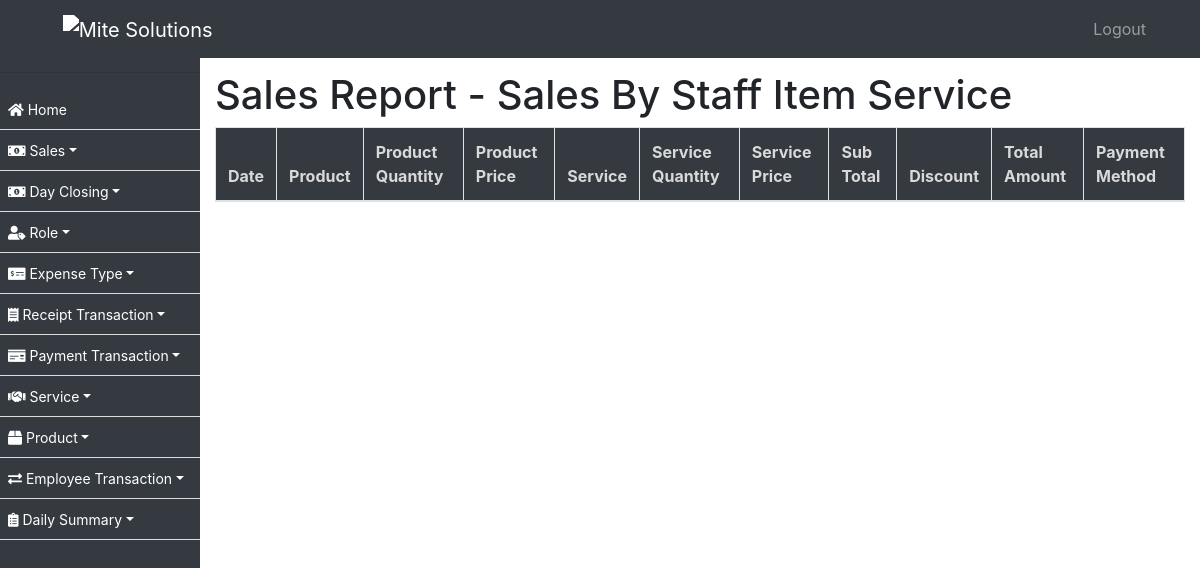
Before: /sale/sales-report/ with the older database file.
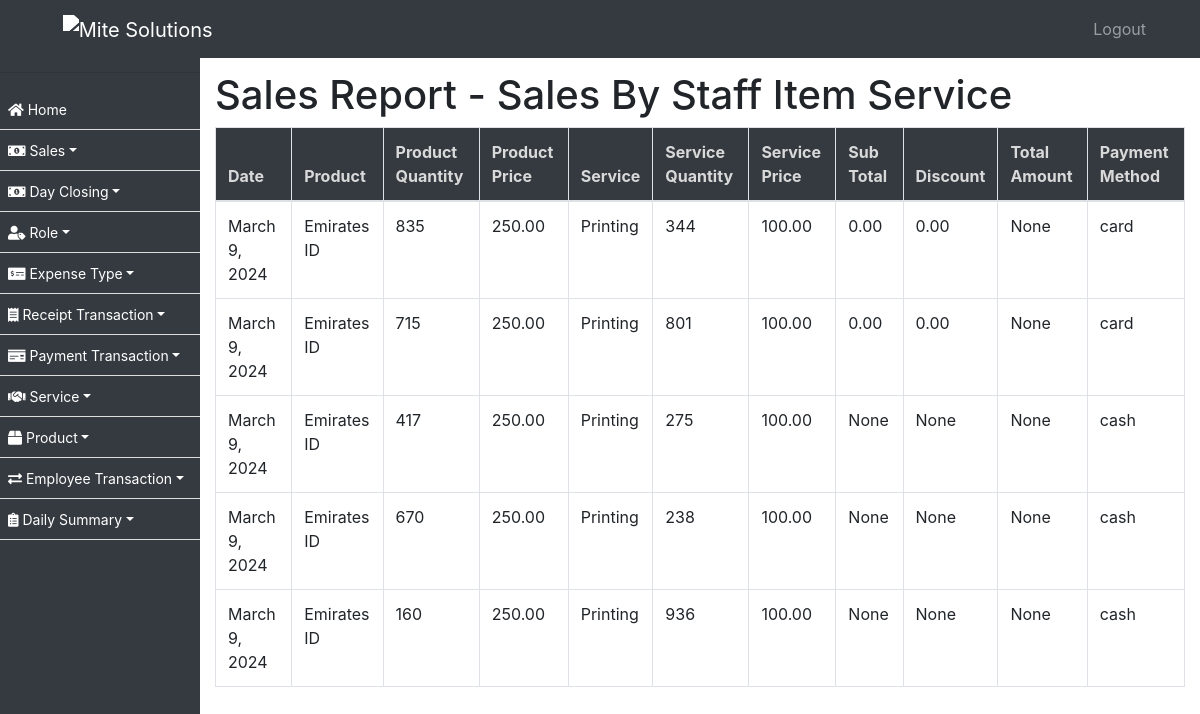
After: the same page with the newer database file.
### ezshopapp/models.py (models this page shows, shortened)
class SalesByStaffItemService(models.Model):
    date = models.DateField(_("Date"))
    product = models.ForeignKey(Product, on_delete=models.CASCADE, verbose_name=_("Product"),  null=True)
    pquantity = models.PositiveIntegerField(_("Product Quantity"),  null=True)
    pprice = models.DecimalField(max_digits=10, decimal_places=2, verbose_name=_("Product Price"),  null=True)
    service = models.ForeignKey(Service, on_delete=models.CASCADE, verbose_name=_("Service"),  null=True)
    squantity = models.PositiveIntegerField(_("Service Quantity"),  null=True)
    sprice = models.DecimalField(max_digits=10, decimal_places=2, verbose_name=_("Service Price"),  null=True)
    sub_total = models.DecimalField(max_digits=10, decimal_places=2, verbose_name=_("Sub Total"))
    discount = models.DecimalField(max_digits=10, decimal_places=2, verbose_name=_("Discount"), null=True)
    total_amount = models.DecimalField(max_digits=10, decimal_places=2, verbose_name=_("Total Amount"), null=True)
    payment_method = models.CharField(max_length=20, choices=PAYMENT_METHOD_CHOICES, verbose_name=_("Payment Method"))
    created_on = models.DateTimeField(auto_now_add=True, null=True)

class Product(models.Model):
    name = models.CharField(max_length=255)
    vat = models.BooleanField(default=False)
    amount = models.DecimalField(max_digits=10, decimal_places=2)
    max_discount_allowed = models.DecimalField(max_digits=10, decimal_places=2)
    status = models.BooleanField(default=True)
    created_on = models.DateTimeField(auto_now_add=True, null=True)
    def __str__(self):
        return self.name

class Service(models.Model):
    name = models.CharField(max_length=255)
    duration = models.DurationField()
    vat = models.BooleanField(default=False)
    amount = models.DecimalField(max_digits=10, decimal_places=2)
    max_discount_allowed = models.DecimalField(max_digits=10, decimal_places=2)
    status = models.BooleanField(default=True)
    created_on = models.DateTimeField(auto_now_add=True, null=True)
    def __str__(self):
        return self.name

### ezshopapp/views.py (the view)
# urls.py: path('sale/sales-report/', sales_report, name='sales_report'),
def sales_report(request):
    sales_by_staff_item_service = SalesByStaffItemService.objects.all()
    sales_services = SaleByAdminService.objects.all()
    sales_items = SalesByAdminItem.objects.all()
    print("Sales Services:", sales_services)
    print("Sales Items:", sales_items)
    context = {
        'sales_by_staff_item_services': sales_by_staff_item_service,
        'sales_services': sales_services,
        'sales_items': sales_items,
    }
    return render(request, 'sales_report.html', context)

### ezshopapp/templates/sales_report.html (shortened to what this page needs)
{% extends 'base.html' %}
{% block content %}
    <h1>Sales Report - Sales By Staff Item Service</h1>
    <div class="table-responsive">
        <table class="table table-bordered">
            <thead>
                <tr>
                    <th>Date</th>
                    <th>Product</th>
                    <th>Product Quantity</th>
                    <th>Product Price</th>
                    <th>Service</th>
                    <th>Service Quantity</th>
                    <th>Service Price</th>
                    <th>Sub Total</th>
                    <th>Discount</th>
                    <th>Total Amount</th>
                    <th>Payment Method</th>
                </tr>
            </thead>
            <tbody>
                {% for sale in sales_by_staff_item_services %}
                <tr>
                    <td>{{ sale.date }}</td>
                    <td>{{ sale.product }}</td>
                    <td>{{ sale.pquantity }}</td>
                    <td>{{ sale.pprice }}</td>
                    <td>{{ sale.service }}</td>
                    <td>{{ sale.squantity }}</td>
                    <td>{{ sale.sprice }}</td>
                    <td>{{ sale.sub_total }}</td>
                    <td>{{ sale.discount }}</td>
                    <td>{{ sale.total_amount }}</td>
                    <td>{{ sale.payment_method }}</td>
                </tr>
                {% endfor %}
            </tbody>
        </table>
    </div>
{% endblock %}

### ezshopapp/templates/base.html (shortened to what this page needs)
{% load static %}
<!DOCTYPE html>
<html lang="en">
<head>
    <link rel="stylesheet" href="https://stackpath.bootstrapcdn.com/bootstrap/4.3.1/css/bootstrap.min.css">
    <link rel="stylesheet" type="text/css" href="https://cdn.datatables.net/1.11.5/css/jquery.dataTables.css">
    <link rel="stylesheet" href="https://use.fontawesome.com/releases/v5.8.2/css/all.css">
    <link rel="stylesheet" href="https://cdn.datatables.net/1.10.24/css/dataTables.bootstrap4.min.css"/>
</head>
<body>
<nav class="navbar navbar-expand-lg navbar-dark bg-dark fixed-top">
    <a class="navbar-brand text-left" href="/home/">
         <img src="https://mitesolutions.com/images/logo.png" class="logo" alt="Mite Solutions" width="5%">
    </a>
    <div class="collapse navbar-collapse" id="navbarNav">
        {% include 'sidebar_mobile.html' %}
    </div>
</nav>
<div id="sidebar">
    <hr/>
    {% include 'sidebar.html' %}
</div>
<div id="content">
    {% block content %}{% endblock %}
</div>
</body>
</html>

### ezshopapp/templates/sidebar_mobile.html (shortened to what this page needs)
<ul class="navbar-nav ml-auto pl-3">
    <li class="nav-item">
        <a class="nav-link" href="{% url 'logout' %}">Logout</a>
    </li>
</ul>

### ezshopapp/templates/sidebar.html (shortened to what this page needs)
 <ul id="font-c" style="max-height: 600px; overflow-y: scroll;">
        <li><a href="/home/"><i class="fas fa-home"></i> Home</a></li>
        <li class="dropdown">
            <a href="#" class="dropdown-toggle" id="saleDropdown" role="button" data-toggle="dropdown" aria-haspopup="true" aria-expanded="false"><i class="fas fa-money-bill-alt"></i> Sales</a>
        </li>
        <li class="dropdown">
            <a href="#" class="dropdown-toggle" id="saleDropdown" role="button" data-toggle="dropdown" aria-haspopup="true" aria-expanded="false"><i class="fas fa-money-bill-alt"></i> Day Closing</a>
        </li>
        <li class="dropdown">
            <a href="#" class="dropdown-toggle" id="roleDropdown" role="button" data-toggle="dropdown" aria-haspopup="true" aria-expanded="false"><i class="fas fa-user-tag"></i> Role</a>
        </li>
        <li class="dropdown">
            <a href="#" class="dropdown-toggle" id="expenseTypeDropdown" role="button" data-toggle="dropdown" aria-haspopup="true" aria-expanded="false"><i class="fas fa-money-check-alt"></i> Expense Type</a>
        </li>
        <li class="dropdown">
            <a href="#" class="dropdown-toggle" id="receiptTransactionDropdown" role="button" data-toggle="dropdown" aria-haspopup="true" aria-expanded="false"><i class="fas fa-receipt"></i> Receipt Transaction</a>
        </li>
        <li class="dropdown">
            <a href="#" class="dropdown-toggle" id="paymentTransactionDropdown" role="button" data-toggle="dropdown" aria-haspopup="true" aria-expanded="false"><i class="fas fa-money-check"></i> Payment Transaction</a>
        </li>
        <li class="dropdown">
            <a href="#" class="dropdown-toggle" id="serviceDropdown" role="button" data-toggle="dropdown" aria-haspopup="true" aria-expanded="false"><i class="fas fa-handshake"></i> Service</a>
        </li>
        <li class="dropdown">
            <a href="#" class="dropdown-toggle" id="productDropdown" role="button" data-toggle="dropdown" aria-haspopup="true" aria-expanded="false"><i class="fas fa-box"></i> Product</a>
        </li>
        <li class="dropdown">
            <a href="#" class="dropdown-toggle" id="employeeTransactionDropdown" role="button" data-toggle="dropdown" aria-haspopup="true" aria-expanded="false"><i class="fas fa-exchange-alt"></i> Employee Transaction</a>
        </li>
        <li class="dropdown">
            <a href="#" class="dropdown-toggle" id="dailySummaryDropdown" role="button" data-toggle="dropdown" aria-haspopup="true" aria-expanded="false"><i class="fas fa-clipboard-list"></i> Daily Summary</a>
        </li>
    </ul>

### ezshopapp/templates/base.html (style rules this page uses)
#font-c>li>a { font-size:14px !important; }
body { padding-top: 56px; }
thead { background-color: #343a40; color: #d9d9d9; }
#sidebar { height: 100%; width: 200px; position: fixed; top: 0; left: 0; background-color: #343a40; padding-top: 56px; }
table { border:0px !important; }
#content { margin-left: 200px; padding: 15px; }
#sidebar ul { list-style: none; padding: 0; }
#sidebar ul li { padding: 8px; border-bottom: 1px solid #ddd; }
#sidebar ul li a { text-decoration: none; color: #fff; }
.navbar-brand { margin-left: 4%; }
.logo { filter: brightness(0) invert(1); margin:0px; }
.navbar-nav.ml-auto { margin-right: 15px; }

Changed rows visible on the page:
added SalesByStaffItemService: date "March 9, 2024", product "Emirates ID", pquantity "835", pprice "250.00", service "Printing", squantity "344", sprice "100.00", sub_total "0.00", discount "0.00", total_amount "None", payment_method "card"
added SalesByStaffItemService: date "March 9, 2024", product "Emirates ID", pquantity "715", pprice "250.00", service "Printing", squantity "801", sprice "100.00", sub_total "0.00", discount "0.00", total_amount "None", payment_method "card"
added SalesByStaffItemService: date "March 9, 2024", product "Emirates ID", pquantity "417", pprice "250.00", service "Printing", squantity "275", sprice "100.00", sub_total "None", discount "None", total_amount "None", payment_method "cash"
added SalesByStaffItemService: date "March 9, 2024", product "Emirates ID", pquantity "670", pprice "250.00", service "Printing", squantity "238", sprice "100.00", sub_total "None", discount "None", total_amount "None", payment_method "cash"
added SalesByStaffItemService: date "March 9, 2024", product "Emirates ID", pquantity "160", pprice "250.00", service "Printing", squantity "936", sprice "100.00", sub_total "None", discount "None", total_amount "None", payment_method "cash"
